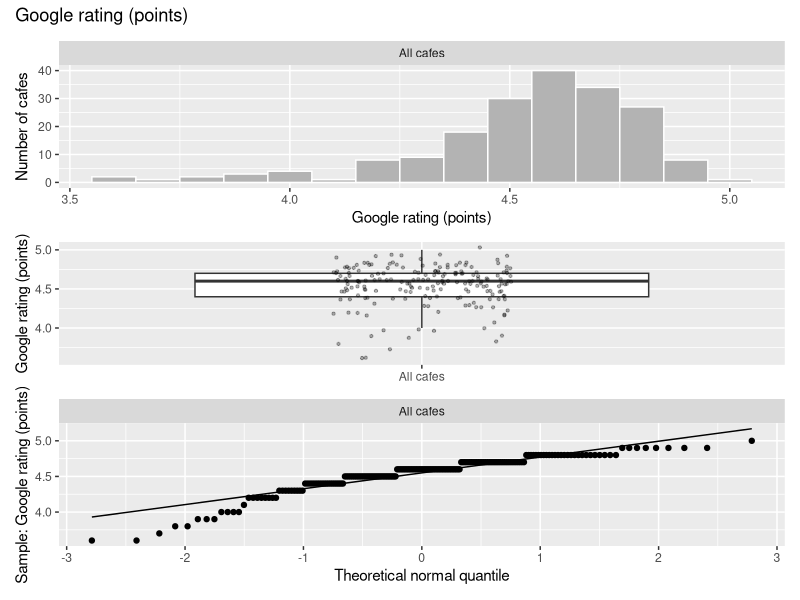
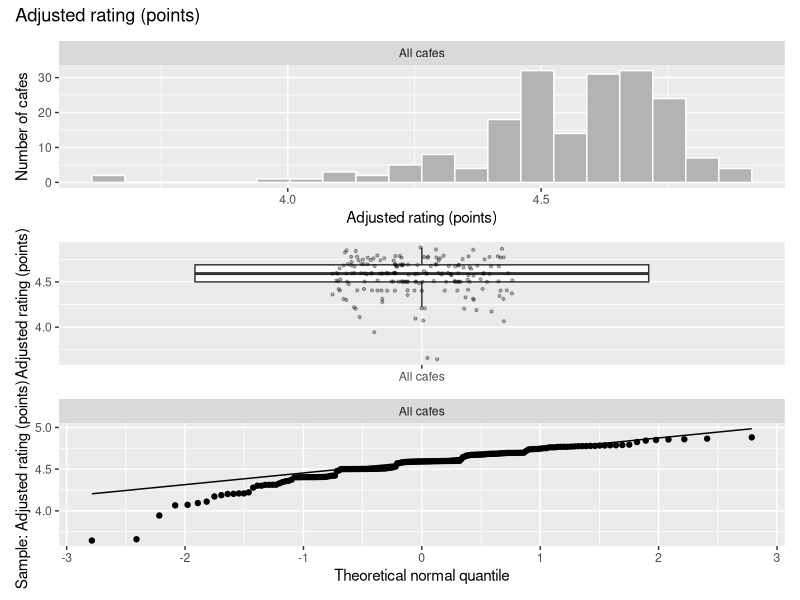
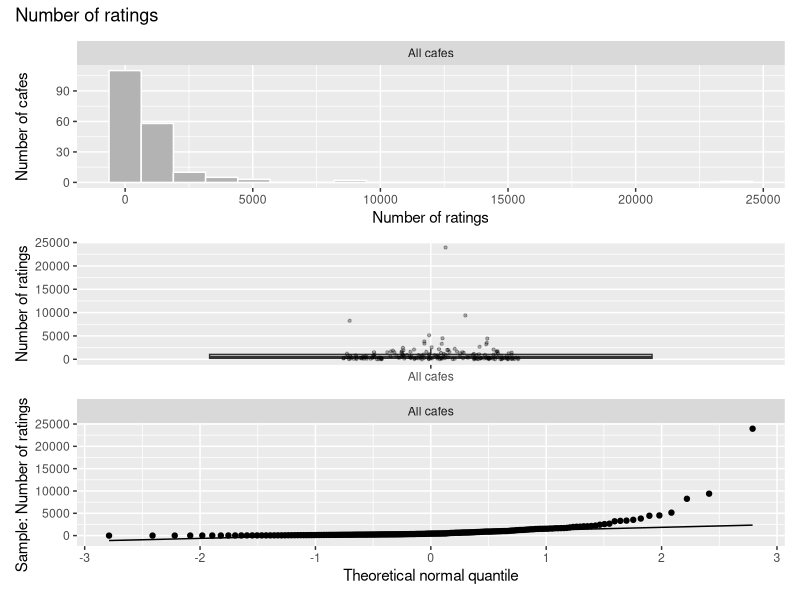
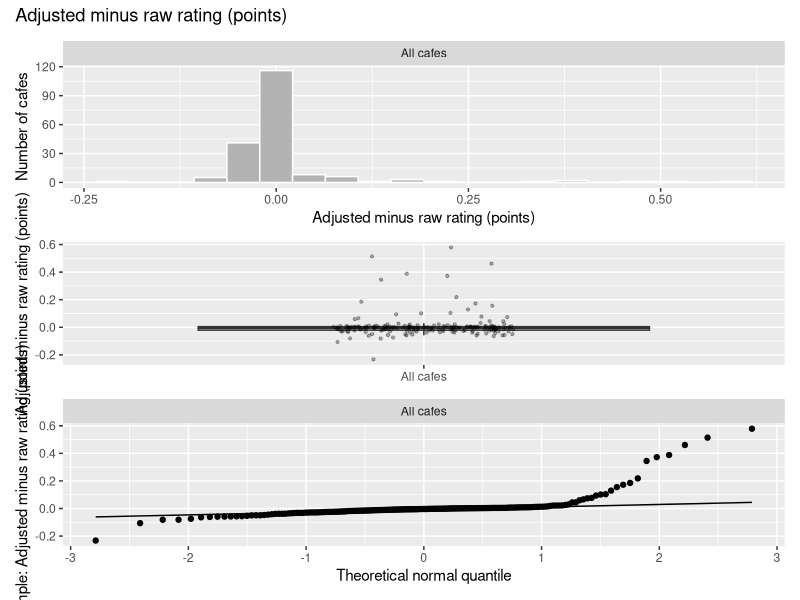
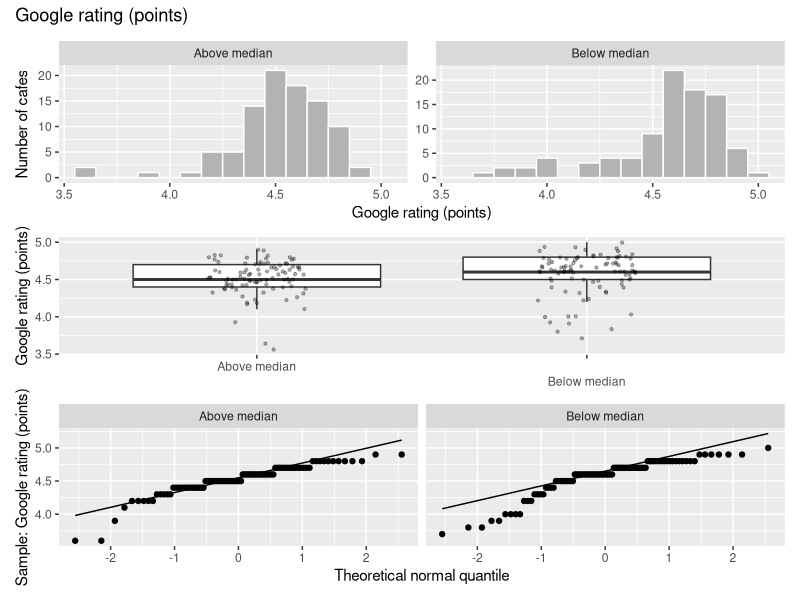
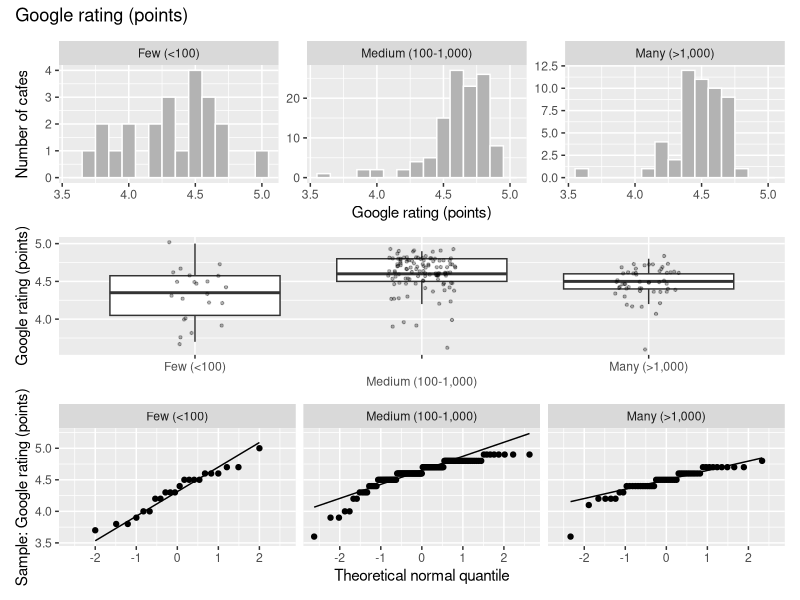
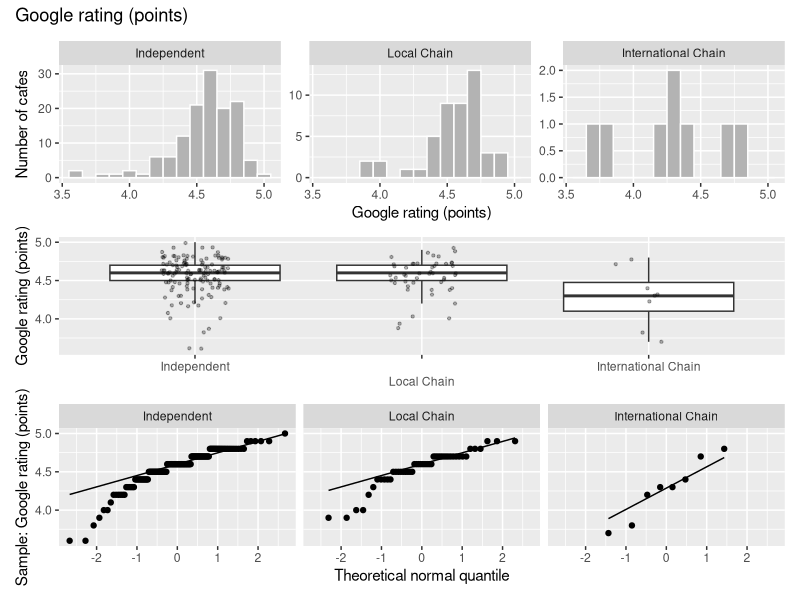
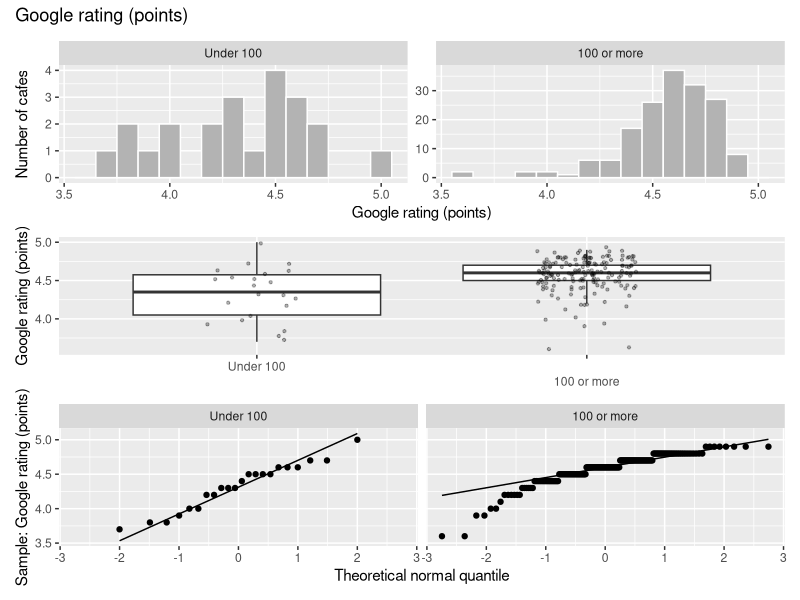

Source code (R) for these figures, in order:
# ============================================================
# 02_descriptive.R
# Reads analysis/dataset.csv and describes the variables used in A1-A10.
# Decides parametric vs non-parametric for each variable and group.
# Run from the project root (open cafe-analysis.Rproj first).
# ============================================================

library(tidyverse)

if (!requireNamespace("patchwork", quietly = TRUE)) install.packages("patchwork")
library(patchwork)

# ---- 1. Load the cleaned data ----
dat <- read_csv("analysis/dataset.csv", show_col_types = FALSE) %>%
  mutate(
    cafe_type = factor(cafe_type,
                       levels = c("Independent", "Local Chain", "International Chain")),
    # first level = first group in R's tests: "Above median minus Below median"
    n_group_median = factor(n_group_median, levels = c("Above median", "Below median")),
    n_group_3 = factor(n_group_3,
                       levels = c("Few (<100)", "Medium (100-1,000)", "Many (>1,000)")),
    n_group_2 = factor(n_group_2, levels = c("Under 100", "100 or more")),
    diff_adj  = adj_rating - rating          # paired difference for A3
  )

glimpse(dat)

# ---- 2. Count and summarise: numeric variables, all cafes ----
num_summary <- function(x) {
  tibble(n         = sum(!is.na(x)),
         n_missing = sum(is.na(x)),
         mean      = mean(x, na.rm = TRUE),
         sd        = sd(x, na.rm = TRUE),
         median    = median(x, na.rm = TRUE),
         iqr       = IQR(x, na.rm = TRUE),
         min       = min(x, na.rm = TRUE),
         max       = max(x, na.rm = TRUE))
}

overall <- bind_rows(
  rating     = num_summary(dat$rating),
  adj_rating = num_summary(dat$adj_rating),
  n_ratings  = num_summary(dat$n_ratings),
  diff_adj   = num_summary(dat$diff_adj),
  .id = "variable"
)
print(overall, width = Inf)

# ---- 3. Numeric variables by group ----
by_group <- function(data, value, group) {
  data %>%
    filter(!is.na({{ group }}), !is.na({{ value }})) %>%
    group_by(group = {{ group }}) %>%
    summarise(n = n(), mean = mean({{ value }}), sd = sd({{ value }}),
              median = median({{ value }}), iqr = IQR({{ value }}),
              min = min({{ value }}), max = max({{ value }}),
              .groups = "drop")
}

print(by_group(dat, rating, n_group_median), width = Inf)   # A2
print(by_group(dat, rating, n_group_3),      width = Inf)   # A4
print(by_group(dat, rating, cafe_type),      width = Inf)   # A8
print(by_group(dat, rating, n_group_2),      width = Inf)   # A9
print(by_group(dat, adj_rating, n_group_2),  width = Inf)   # A9

# ---- 4. Categorical variables: counts and percentages ----
dat %>% count(top_rated) %>% mutate(pct = round(100 * n / sum(n), 1)) %>% print()
dat %>% count(n_group_median, top_rated) %>% print()          # A5

# ---- 5. Descriptive plots: histogram, boxplot and normal Q-Q plot ----
dir.create("report/figures", showWarnings = FALSE, recursive = TRUE)

desc_plots <- function(data, value, group = NULL, label, file, binwidth = NULL) {
  d <- data %>% filter(!is.na(.data[[value]]))
  if (!is.null(group)) {
    d <- d %>% filter(!is.na(.data[[group]]))
    d$g <- d[[group]]
  } else {
    d$g <- factor("All cafes")
  }
  
  p_hist <- ggplot(d, aes(x = .data[[value]])) +
    geom_histogram(binwidth = binwidth, bins = 20,
                   fill = "grey70", colour = "white") +
    facet_wrap(~ g, nrow = 1, scales = "free_y") +
    labs(x = label, y = "Number of cafes")
  
  p_box <- ggplot(d, aes(x = g, y = .data[[value]])) +
    geom_boxplot(outlier.shape = NA) +
    geom_jitter(width = 0.15, alpha = 0.3, size = 0.8) +
    scale_x_discrete(guide = guide_axis(n.dodge = 2)) +
    labs(x = NULL, y = label)
  
  p_qq <- ggplot(d, aes(sample = .data[[value]])) +
    stat_qq() + stat_qq_line() +
    facet_wrap(~ g, nrow = 1) +
    labs(x = "Theoretical normal quantile", y = paste("Sample:", label))
  
  fig <- (p_hist / p_box / p_qq) + plot_annotation(title = label)
  ggsave(file.path("report/figures", file), fig, width = 9, height = 9)
}

# All cafes
desc_plots(dat, "rating",     NULL, "Google rating (points)",        "D_rating.pdf", binwidth = 0.1)
desc_plots(dat, "adj_rating", NULL, "Adjusted rating (points)",      "D_adj_rating.pdf")
desc_plots(dat, "n_ratings",  NULL, "Number of ratings",             "D_n_ratings.pdf")
desc_plots(dat, "diff_adj",   NULL, "Adjusted minus raw rating (points)", "D_diff_adj.pdf")

# By group
desc_plots(dat, "rating", "n_group_median", "Google rating (points)", "D_rating_by_median.pdf", binwidth = 0.1)  # A2
desc_plots(dat, "rating", "n_group_3",      "Google rating (points)", "D_rating_by_n3.pdf",     binwidth = 0.1)  # A4
desc_plots(dat, "rating", "cafe_type",      "Google rating (points)", "D_rating_by_type.pdf",   binwidth = 0.1)  # A8
desc_plots(dat, "rating", "n_group_2",      "Google rating (points)", "D_rating_by_n2.pdf",     binwidth = 0.1)  # A9
desc_plots(dat, "adj_rating", "n_group_2",  "Adjusted rating (points)", "D_adj_rating_by_n2.pdf")                # A9
